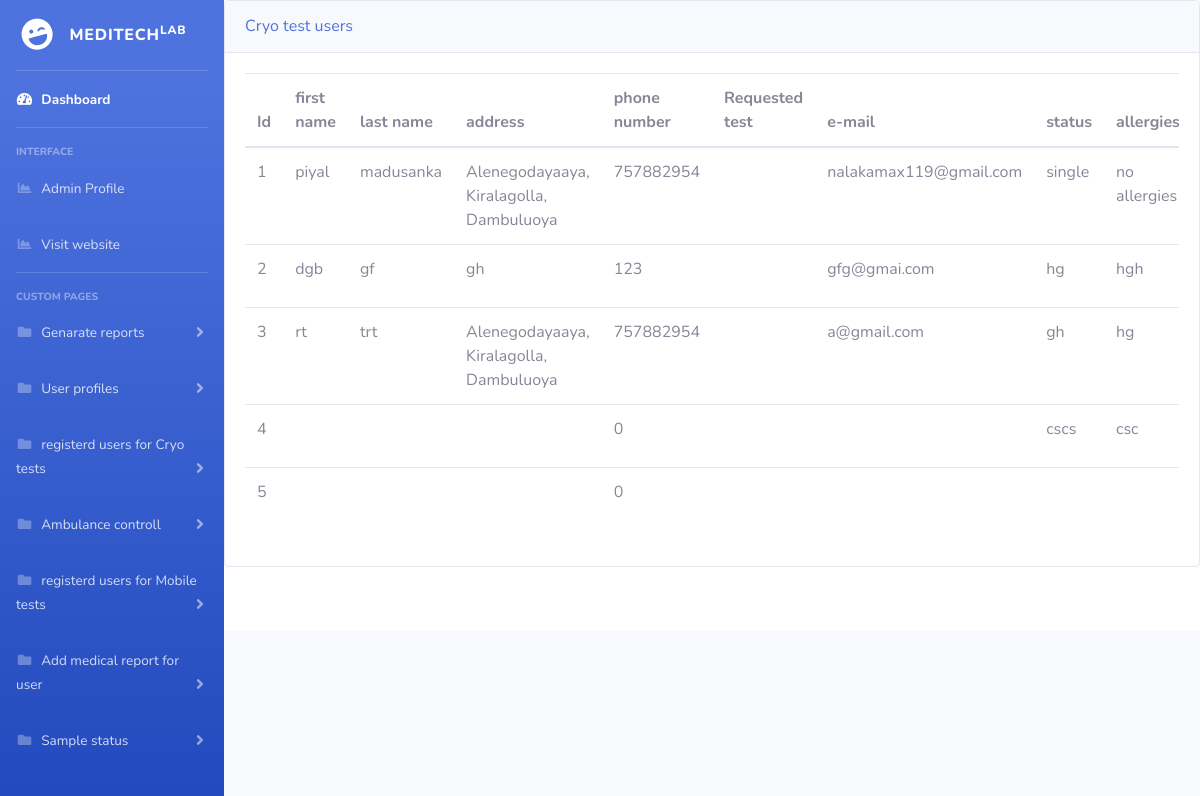
/usermedihistory.php, run on the app's committed database.
### tables this page shows
CREATE TABLE `cryo_presev_user` (
  `id` int(11) NOT NULL,
  `nic` varchar(100) NOT NULL,
  `first_name` varchar(100) NOT NULL,
  `last_name` varchar(100) NOT NULL,
  `email` varchar(100) NOT NULL,
  `address` varchar(250) NOT NULL,
  `phone` bigint(20) NOT NULL,
  `status` text NOT NULL,
  `alergies` text NOT NULL,
  `blood_group` varchar(50) NOT NULL,
  `weight` int(11) NOT NULL,
  `destination` varchar(250) NOT NULL,
  `time` time NOT NULL,
  `date` varchar(250) NOT NULL
);

### usermedihistory.php (the view, shortened to what this page needs)
 <?php
include('includes/header.php');
include('includes/navbar.php');
      ?>
	<div class="card shadow-mb-4">
		<div class="card-header py-3 ">
			<h6 class="m-0 front-weight-bolt text-primary">Cryo test users
			</h6>
		</div>
  <div class="card-body">
  	<div class="table-responsive">
      <?php
     include_once'includes/connection.php';
     $query = "SELECT * FROM cryo_presev_user";
     $query_run = mysqli_query($conn,$query);
      ?>
  		<table class="table table-bodered" id="datatable" width="100%" cellspacing="0">
  <thead>
    <tr>
         <th scope="col">Id</th>
         <th scope="col">first name</th>
         <th scope="col">last name</th>
         <th scope="col">address</th>
         <th scope="col">phone number</th>
         <th scope="col">Requested test</th>
         <th scope="col">e-mail</th>
         <th scope="col">status</th>
         <th scope="col">allergies</th>
    </tr>
  </thead>
  <tbody>
    <?php
    if(mysqli_num_rows($query_run )>0)
    {
      while ($row=mysqli_fetch_assoc($query_run ))
      {
       ?>
    <tr>
      <td><?php echo  $row['id'];  ?> </td>
      <td><?php echo  $row['first_name'];  ?> </td>
      <td><?php echo  $row['last_name'];  ?> </td>
      <td><?php echo  $row['address'];  ?> </td>
      <td><?php echo  $row['phone'];  ?> </td>
      <td><?php echo  $row['test_name'];  ?> </td>
      <td><?php echo  $row['email'];  ?> </td>
      <td><?php echo  $row['status'];  ?> </td>
      <td><?php echo  $row['alergies'];  ?> </td>
    </tr>
       <?php
     }
   }
   else{
    echo "No record found";
   }
      ?>
  </tbody>
</table>
  	</div>
  </div>
</div>
<?php
include('includes/footer.php');
  ?>

### includes/header.php (shortened to what this page needs)
<!DOCTYPE html>
<html lang="en">
<head>
  <link href="vendor/fontawesome-free/css/all.min.css" rel="stylesheet" type="text/css">
  <link href="css/sb-admin-2.min.css" rel="stylesheet">
</head>
<body id="page-top">
  <div id="wrapper">

### includes/navbar.php (shortened to what this page needs)
   <ul class="navbar-nav bg-gradient-primary sidebar sidebar-dark accordion" id="accordionSidebar">
<a class="sidebar-brand d-flex align-items-center justify-content-center" href="index.php">
  <div class="sidebar-brand-icon rotate-n-15">
    <i class="fas fa-laugh-wink"></i>
  </div>
  <div class="sidebar-brand-text mx-3">MEDITECH<sup>LAB</sup></div>
</a>
<hr class="sidebar-divider my-0">
<li class="nav-item active">
  <a class="nav-link" href="index.php">
    <i class="fas fa-fw fa-tachometer-alt"></i>
    <span>Dashboard</span></a>
</li>
<hr class="sidebar-divider">
<div class="sidebar-heading">
  Interface
</div>
<li class="nav-item">
  <a class="nav-link" href="register.php">
    <i class="fas fa-fw fa-chart-area"></i>
    <span>Admin Profile</span></a>
</li>
<li class="nav-item">
  <a class="nav-link" href="./frontend/index.php">
    <i class="fas fa-fw fa-chart-area"></i>
    <span>Visit website </span></a>
</li>
<hr class="sidebar-divider">
<div class="sidebar-heading">
  custom pages
</div>
<li class="nav-item">
  <a class="nav-link collapsed" href="#" data-toggle="collapse" data-target="#collapsePages118" aria-expanded="true" aria-controls="collapsePages">
    <i class="fas fa-fw fa-folder"></i>
    <span>Genarate reports</span>
  </a>
</li>
<li class="nav-item">
  <a class="nav-link collapsed" href="#" data-toggle="collapse" data-target="#collapsePages" aria-expanded="true" aria-controls="collapsePages">
    <i class="fas fa-fw fa-folder"></i>
    <span>User profiles</span>
  </a>
</li>
<li class="nav-item">
  <a class="nav-link collapsed" href="#" data-toggle="collapse" data-target="#collapsePages24" aria-expanded="true" aria-controls="collapsePages">
    <i class="fas fa-fw fa-folder"></i>
    <span>registerd users for Cryo tests </span>
  </a>
  </li>
    <li class="nav-item">
  <a class="nav-link collapsed" href="#" data-toggle="collapse" data-target="#collapsePages251" aria-expanded="true" aria-controls="collapsePages">
    <i class="fas fa-fw fa-folder"></i>
    <span>Ambulance controll</span>
  </a>
  </li>
  <li class="nav-item">
  <a class="nav-link collapsed" href="#" data-toggle="collapse" data-target="#collapsePages25" aria-expanded="true" aria-controls="collapsePages">
    <i class="fas fa-fw fa-folder"></i>
    <span>registerd users for Mobile tests</span>
  </a>
  </li>
    <li class="nav-item">
  <a class="nav-link collapsed" href="#" data-toggle="collapse" data-target="#collapsePages26" aria-expanded="true" aria-controls="collapsePages">
    <i class="fas fa-fw fa-folder"></i>
    <span>Add medical report for user</span>
  </a>
  </li>
      <li class="nav-item">
  <a class="nav-link collapsed" href="#" data-toggle="collapse" data-target="#collapsePages236" aria-expanded="true" aria-controls="collapsePages">
    <i class="fas fa-fw fa-folder"></i>
    <span>Sample status</span>
  </a>
  </li>
</ul>
    <div id="content-wrapper" class="d-flex flex-column">
      <div id="content">

### includes/footer.php (shortened to what this page needs)
      <footer class="sticky-footer bg-white">
      </footer>
      </div>
      </div>
    </div>
</body>
</html>

### data on the page
cryo_presev_user: id "1", first_name "piyal", last_name "madusanka", address "Alenegodayaaya, Kiralagolla, Dambuluoya", phone "757882954", email "nalakamax119@gmail.com", status "single", alergies "no allergies"
cryo_presev_user: id "2", first_name "dgb", last_name "gf", address "gh", phone "123", email "gfg@gmai.com", status "hg", alergies "hgh"
cryo_presev_user: id "3", first_name "rt", last_name "trt", address "Alenegodayaaya, Kiralagolla, Dambuluoya", phone "757882954", email "a@gmail.com", status "gh", alergies "hg"
cryo_presev_user: id "4", phone "0", status "cscs", alergies "csc"
cryo_presev_user: id "5", phone "0"
